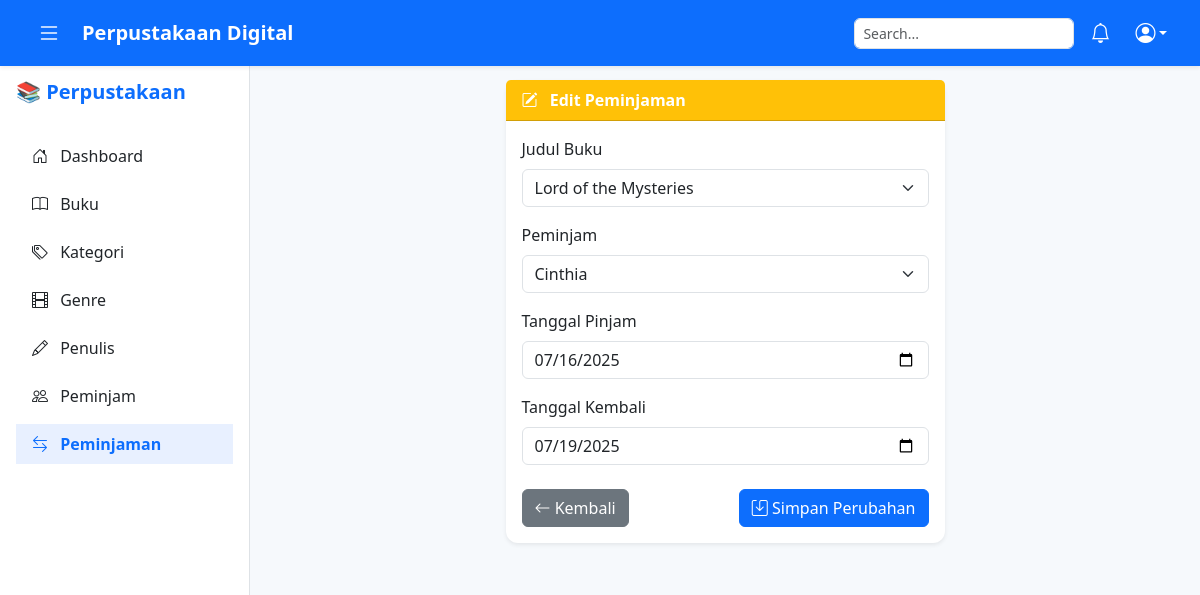
Screenshot of /pages/edit_peminjaman.php?id=3 (signed in) with the database file from the repository.
### tables this page shows
CREATE TABLE `tb_peminjaman` (
  `id_peminjaman` int(11) NOT NULL,
  `id_buku` int(11) DEFAULT NULL,
  `id_peminjam` int(11) DEFAULT NULL,
  `tanggal_pinjam` date DEFAULT NULL,
  `tanggal_kembali` date DEFAULT NULL,
  `status` enum('Dipinjam','Dikembalikan','Terlambat') DEFAULT 'Dipinjam'
);

CREATE TABLE `tb_buku` (
  `id_buku` int(11) NOT NULL,
  `judul_buku` varchar(200) NOT NULL,
  `tahun_terbit` year(4) DEFAULT NULL,
  `id_kategori` int(11) DEFAULT NULL,
  `id_penulis` int(11) DEFAULT NULL
);

CREATE TABLE `tb_peminjam` (
  `id_peminjam` int(11) NOT NULL,
  `nama_peminjam` varchar(100) NOT NULL,
  `no_hp` varchar(20) DEFAULT NULL,
  `alamat` text DEFAULT NULL
);

### pages/edit_peminjaman.php (the view, shortened to what this page needs)
<?php
include '../config/koneksi.php';
include '../componen/header.php';
include '../componen/sidebar.php';
$id = $_GET['id'];
$data = mysqli_query($conn, "SELECT * FROM tb_peminjaman WHERE id_peminjaman = '$id'");
$peminjaman = mysqli_fetch_assoc($data);
$buku = mysqli_query($conn, "SELECT * FROM tb_buku");
$peminjam = mysqli_query($conn, "SELECT * FROM tb_peminjam");
?>
<main class="main-content" style="margin-left: 250px; padding-top: 80px; background-color: #f6f9fc;">
    <div class="container-fluid px-4">
        <div class="row justify-content-center">
            <div class="col-lg-6">
                <div class="card border-0 shadow-sm mb-4">
                    <div class="card-header bg-warning text-white fw-semibold">
                        <i class="bi bi-pencil-square me-2"></i> Edit Peminjaman
                    </div>
                    <div class="card-body">
                        <form method="POST" action="../proses/peminjaman_proses.php">
                            <div class="mb-3">
                                <label class="form-label">Judul Buku</label>
                                <select name="id_buku" class="form-select" required>
                                    <?php while ($b = mysqli_fetch_array($buku)) { ?>
                                        <option value="<?= $b['id_buku']; ?>" <?= ($b['id_buku'] == $peminjaman['id_buku']) ? 'selected' : '' ?>>
                                            <?= $b['judul_buku']; ?>
                                        </option>
                                    <?php } ?>
                                </select>
                            </div>
                            <div class="mb-3">
                                <label class="form-label">Peminjam</label>
                                <select name="id_peminjam" class="form-select" required>
                                    <?php while ($p = mysqli_fetch_array($peminjam)) { ?>
                                        <option value="<?= $p['id_peminjam']; ?>" <?= ($p['id_peminjam'] == $peminjaman['id_peminjam']) ? 'selected' : '' ?>>
                                            <?= $p['nama_peminjam']; ?>
                                        </option>
                                    <?php } ?>
                                </select>
                            </div>
                            <div class="mb-3">
                                <label class="form-label">Tanggal Pinjam</label>
                                <input type="date" name="tanggal_pinjam" class="form-control" value="<?= $peminjaman['tanggal_pinjam']; ?>" required>
                            </div>
                            <div class="mb-4">
                                <label class="form-label">Tanggal Kembali</label>
                                <input type="date" name="tanggal_kembali" class="form-control" value="<?= $peminjaman['tanggal_kembali']; ?>" required>
                            </div>
                            <div class="d-flex justify-content-between">
                                <a href="peminjaman.php" class="btn btn-secondary">
                                    <i class="bi bi-arrow-left"></i> Kembali
                                </a>
                                <button type="submit" name="edit" class="btn btn-primary">
                                    <i class="bi bi-save"></i> Simpan Perubahan
                                </button>
                            </div>
                        </form>
                    </div>
                </div>
            </div>
        </div>
    </div>
</main>
<?php include '../componen/footer.php'; ?>

### assets/css/style.css (style rules this page uses)
body { background-color: #f6f9fc; font-family: "Segoe UI", sans-serif; overflow-x: hidden; }
.card { border-radius: 12px; }

### rows the page displays
tb_peminjaman: id_buku "Lord of the Mysteries", id_peminjam "Cinthia", tanggal_pinjam "07/16/2025", tanggal_kembali "07/19/2025"
